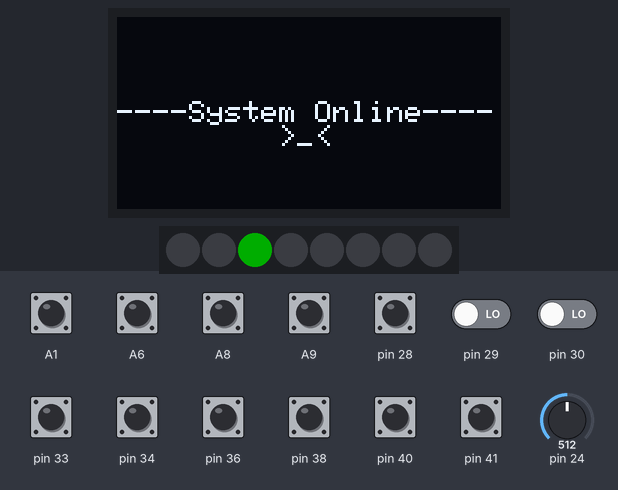
The sketch below on a simulated Teensy 4. Shown: 128×64 one-colour display, 8 RGB LEDs in strip order, left to right. The test bench sets the inputs (shaded band); at power-on: A1, A6, A8, A9, pin 28, pin 33, pin 34, pin 36, pin 38, pin 40, pin 41 HIGH, pin 29, pin 30 LOW, pin 24 = 512. Dim RGB values are drawn brighter than linear; the strip is taken to match the declared colour order; what the sketch prints to the serial monitor is not drawn.

Above: at 4.2 s.
4.3 s: A1 pulled LOW for 0.15 s
At 5.7 s:
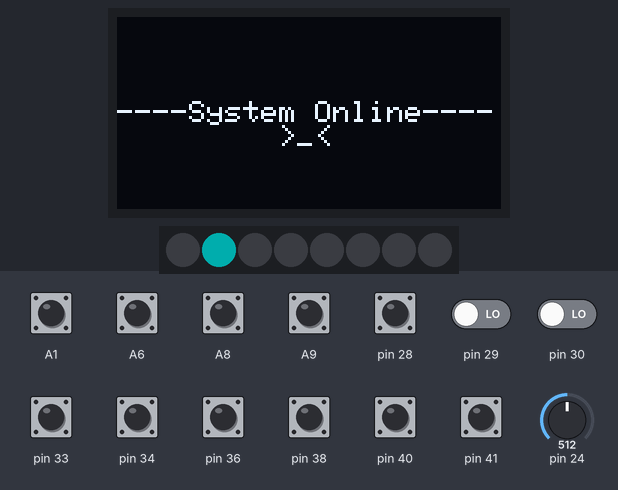
7.4 s: A6 pulled LOW for 0.15 s
At 7.9 s:
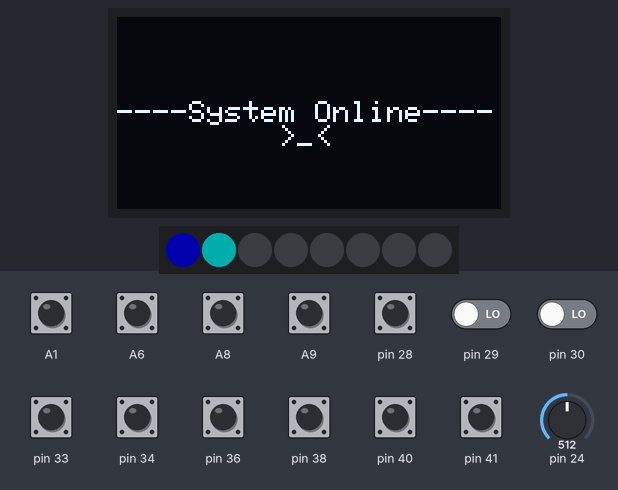
10.5 s: pin 33 pulled LOW for 0.15 s
At 11.2 s:
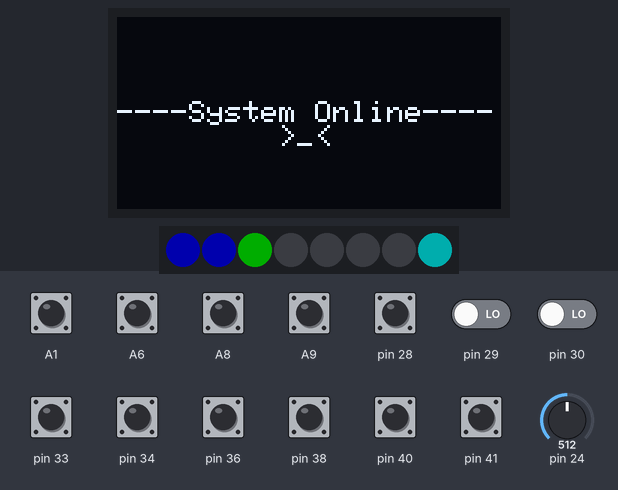
13.6 s: pin 28 pulled LOW for 0.15 s
At 14.5 s:
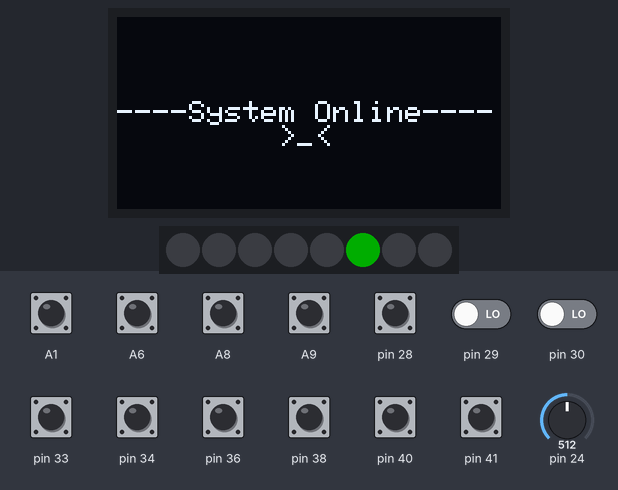
16.1 s: pin 34 pulled LOW for 0.15 s
19.2 s: pin 36 pulled LOW for 0.15 s
At 23.13 s:
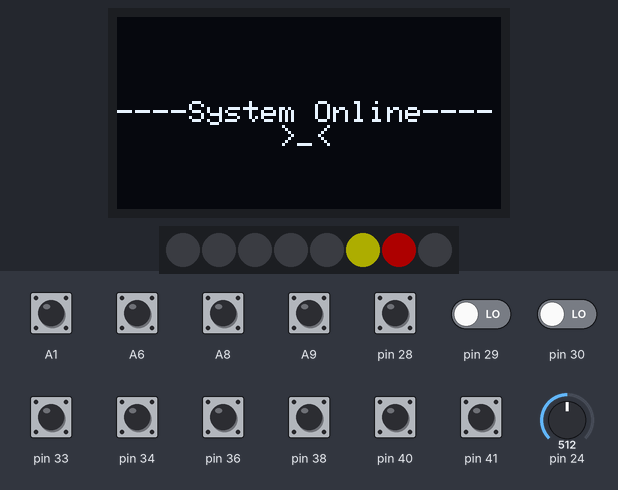
Timing chart, 0 to 23.3 s (numbered marks = the images above; inputs shaded):
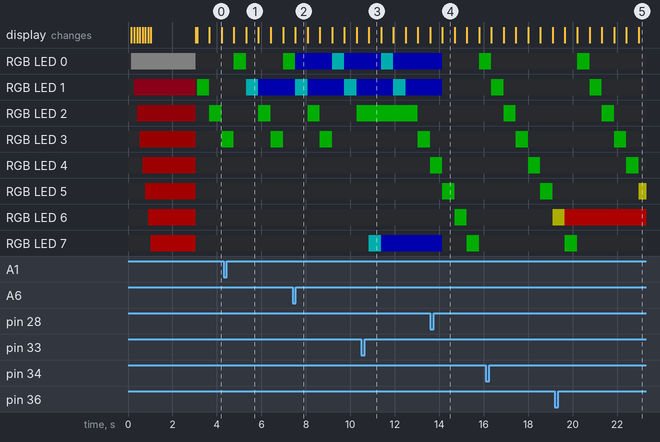

The sketch:

al_Project_miniLab_moreStepDrumSequencer_May4th_FinalVersion.ino
```cpp
// steve's classes
#include "StevesAwesomeButton.h"
#include "StevesAwesomePotentiometer.h"
#include "StevesAwesomeRotaryEncoder.h"
#include "Stepper.h"
//other libraries
#include <SPI.h>
#include <Wire.h>
#include <Adafruit_GFX.h>
#include <Adafruit_SSD1306.h>
#include <Adafruit_NeoPixel.h>
Adafruit_NeoPixel neopixel = Adafruit_NeoPixel(8, 32, NEO_RGB);  // neo_RGB

//for display， Wire1 used, save Wire for mcp23017   Makes things easier, Wire -> mcp23017, Wire1 -> display, instead of on a single i2c bus
#define SCREEN_WIDTH 128                                                    // OLED display width, in pixels
#define SCREEN_HEIGHT 64                                                    // OLED display height, in pixels
#define OLED_RESET -1                                                       // Reset pin # (or -1 if sharing Arduino reset pin)
#define SCREEN_ADDRESS 0x3C                                                 ///< See datasheet for Address; 0x3D for 128x64, 0x3C for 128x32 // for the 4 dollar screen we are using, need to use 0x3C
Adafruit_SSD1306 display(SCREEN_WIDTH, SCREEN_HEIGHT, &Wire1, OLED_RESET);  // see:    for using multiple i2c, we can modify the display i2c bus, from Wire to Wire1 or Wire2
                                                                            // https://www.pjrc.com/teensy/td_libs_Wire.html

//Rotary Encodder Objects
StevesAwesomeRotaryEncoder rotaryEncoderMaster(29, 30, 0);

//buttons, using awesome button class
StevesAwesomeButton cButton(20, 0, INPUT_PULLUP);
StevesAwesomeButton dButton(15, 1, INPUT_PULLUP);
StevesAwesomeButton eButton(41, 2, INPUT_PULLUP);
StevesAwesomeButton fButton(40, 3, INPUT_PULLUP);
StevesAwesomeButton gButton(38, 4, INPUT_PULLUP);
StevesAwesomeButton aButton(36, 5, INPUT_PULLUP);
StevesAwesomeButton bButton(34, 6, INPUT_PULLUP);
StevesAwesomeButton c2Button(33, 7, INPUT_PULLUP);


StevesAwesomeButton *keyboardButtons[8] = {
  &cButton, &dButton, &eButton, &fButton,
  &gButton, &aButton, &bButton, &c2Button
};

StevesAwesomeButton optionKeySwitch1(22, 0, INPUT_PULLUP);
StevesAwesomeButton optionKeySwitch2(23, 0, INPUT_PULLUP);
StevesAwesomeButton encoderButtonMaster(28, 0, INPUT_PULLUP);  //encoder 0


//colors:
//on step color red:
//if note on: note on color, else: note off color
uint32_t red = 0x00FF00;  //neopixel color code position: ggrrbb, different than coventional color code:rrggbb
//channel-0 colors:
uint32_t color0a = 0x0000FF;  //blue
uint32_t color0b = 0x00FFFF;  //blue + red

//channel-1 colors:
uint32_t color1a = 0xFF0000;  // green
uint32_t color1b = 0xFFFF00;  // green+red


//channel-2 colors:
uint32_t color2a = 0xFF00FF;
uint32_t color2b = 0xFFFFFF;

// base color, no note played, not on current step, will be white
uint32_t emptyColor = 0x000000;  //

uint32_t channelNoteColor = 0x0000FF;
uint32_t currentStepColor = 0x00FFFF;

int previousStep;

// automatic control based on time
const int stepNumber = 8;
Stepper stepper(stepNumber, 350);    //stepper for smoothing the fader when we are pushing it, we call lock() to lock the pot value every 0.25 second
bool somethingJustDisplayed = true;  // a boolean for screen graph, once a displayReading() is called, it will return true
int timePerStep = 125;

int a;  // variable for pot reading

int groupStepIndex = 0;  // 0 for step 1-8, 1 for step 9-16
int note[3] = { 36, 38, 42 };

const int channelNumber = 3;  // how many drum channels
int channelDisplayed = 0;     // 0-1-2, 3 channels in total

bool buttonOn[channelNumber][stepNumber] = {
  { false, false, false, false, false, false, false, false },
  { false, false, false, false, false, false, false, false },
  { false, false, false, false, false, false, false, false },
};

int stepsPerGroup[3] = { 4, 4, 4 };
int indexUpTo;


void setup() {

  //Serial
  Serial.begin(9600);
  // Serial.println("Serial.begin()");
  stepper.stepHandler(onStep);


  if (!display.begin(SSD1306_SWITCHCAPVCC, SCREEN_ADDRESS)) {
    Serial.println(F("SSD1306 allocation failed"));
    for (;;)
      ;  // Don't proceed, loop forever
  }
  //keyboard buttons
  for (int i = 0; i < 8; i++) {
    keyboardButtons[i]->pressHandler(notePress);
  }

  // // other buttons
  optionKeySwitch1.pressHandler(optionKeySwitch1Press);
  optionKeySwitch2.pressHandler(optionKeySwitch2Press);
  encoderButtonMaster.pressHandler(encoderButtonMasterPress);

  //encoder
  rotaryEncoderMaster.rightClickHandler(encoderMasterRightClick);
  rotaryEncoderMaster.leftClickHandler(encoderMasterLeftClick);

  //neopixels
  neopixel.begin();
  neopixel.clear();
  neopixel.setBrightness(50);
  neopixel.setPixelColor(0, 30, 30, 30);
  delay(125);
  neopixel.show();
  neopixel.setPixelColor(1, 60, 0, 15);
  delay(125);
  neopixel.show();
  neopixel.setPixelColor(2, 90, 0, 10);
  delay(125);
  neopixel.show();
  neopixel.setPixelColor(3, 120, 0, 5);
  delay(125);
  neopixel.show();
  neopixel.setPixelColor(4, 150, 0, 0);
  delay(125);
  neopixel.show();
  neopixel.setPixelColor(5, 180, 0, 0);
  delay(125);
  neopixel.show();
  neopixel.setPixelColor(6, 210, 0, 0);
  delay(125);
  neopixel.show();
  neopixel.setPixelColor(7, 240, 0, 0);
  delay(125);
  neopixel.show();
  delay(2000);
  neopixel.clear();
  neopixel.show();

  //oled
  display.clearDisplay();

  display.setTextSize(1);
  display.setTextColor(SSD1306_WHITE);
  display.setCursor(0, 28);
  display.println(F("----System Online----"));
  display.println(F("         >_<         "));
  display.display();

  Serial.println("---system now online---");

  stepper.stepReset();
}

void loop() {
  rotaryEncoderMaster.process();  //check step number for the sequence
  checkTimePerStep();             //modify time per setp by pushing the fader(pot)
  checkButtons();
  checkGroupSteps();
  stepper.process();
}

void encoderMasterLeftClick(int k) {
}

void encoderMasterRightClick(int k) {
  // if (stepNumber == maxStepNumber) {
  //   return;  // if stepNumber is at max in the range, stop excuting the mutator
  // }
  // allNotesOff();  //stop all currently sending midi notes;
  // int newStepNumber = stepNumber + 4;
  // newStepNumber = constrain(newStepNumber, minStepNumber, maxStepNumber);
  // //update the array
  // for (int i = 0; i < channelNumber; i++) {
  //   for (int j = stepNumber; j < newStepNumber; j++) {
  //     buttonOn[i][j] = false;
  //   }
  // }

  // //reset the stepper
  // stepper.stepChange(newStepNumber);
  // stepper.stepReset();
}

void allNotesOff() {
  for (int i = 0; i < channelNumber; i++) {
    for (int j = 0; j < stepNumber; j++) {
      if (buttonOn[i][j] == true) {
        usbMIDI.sendNoteOff(note[i], 0, 1);
      }
    }
  }
}

void allNeopixelOff() {
  for (int i = 0; i < 8; i++) {
    neopixel.setPixelColor(i, 0, 0, 0);
  }
}


void checkTimePerStep() {
  a = analogRead(A10);
  a = map(a, 0, 1023, 100, 1000);
  stepper.setTimePerStep(a);
}

void checkButtons() {
  for (int i = 0; i < 8; i++) {
    keyboardButtons[i]->process();
  }

  optionKeySwitch1.process();
  optionKeySwitch2.process();
  encoderButtonMaster.process();
}

void notePress(int num) {
  if (groupStepIndex == 1) {
    buttonOn[channelDisplayed][num + 8] = !buttonOn[channelDisplayed][num + 8];
  } else {
    buttonOn[channelDisplayed][num] = !buttonOn[channelDisplayed][num];
  }
}

void optionKeySwitch1Press(int num) {
}

void optionKeySwitch2Press(int num) {
  for (int i = 0; i < channelNumber; i++) {
    for (int j = 0; j < stepNumber; j++) {
      buttonOn[i][j] = false;
    }
  }
  allNeopixelOff();
  allNotesOff();
}


void encoderButtonMasterPress(int num) {
  channelDisplayed = channelDisplayed + 1;
  if (channelDisplayed == 3) {
    channelDisplayed = 0;
  }

  Serial.print("changed to channel of index: ");
  Serial.println(channelDisplayed);
  if (channelDisplayed == 0) {
    channelNoteColor = color0a;
    currentStepColor = color0b;
  }
  if (channelDisplayed == 1) {
    channelNoteColor = color1a;
    currentStepColor = color1b;
  }
  if (channelDisplayed == 2) {
    channelNoteColor = color2a;
    currentStepColor = color2b;
  }
  allNeopixelOff();
}


void onStep(int currentTimeStep) {  // on step, check current drum array, and send notes is it is true state

  int currentStep = currentTimeStep;
  if (currentStep >= stepsPerGroup[channelDisplayed]) {
    currentStep = currentTimeStep - stepsPerGroup[channelDisplayed];
  }


  previousStep = currentStep - 1;
  if (previousStep < 0) {
    previousStep = stepsPerGroup[channelDisplayed] - 1;
  }

  for (int i = 0; i < channelNumber; i++) {
    if (buttonOn[i][currentStep] == true) {
      usbMIDI.sendNoteOff(note[i], 0, 1);
      usbMIDI.sendNoteOn(note[i], 127, 1);
    } else {
      usbMIDI.sendNoteOff(note[i], 0, 1);
    }
  }

  if (buttonOn[channelDisplayed][currentStep] == true) {
    neopixel.setPixelColor(currentStep, currentStepColor);
  } else {
    neopixel.setPixelColor(currentStep, red);
  }

  if (buttonOn[channelDisplayed][previousStep] == true) {
    neopixel.setPixelColor(previousStep, channelNoteColor);
  } else {
    neopixel.setPixelColor(previousStep, emptyColor);
  }

  neopixel.show();
}
void checkGroupSteps() {
  for (int j = 0; j < 8; j++) {
    if (buttonOn[channelDisplayed][j] == true) {
      indexUpTo = j;
    }
  }
  int a = 3;
  if (indexUpTo > a) {
    stepsPerGroup[channelDisplayed] = 8;
  } else {
    stepsPerGroup[channelDisplayed] = 4;
    for (int i = 4; i < 8; i++) {
      neopixel.setPixelColor(i, 0, 0, 0);
    }
  }
}


// void onMaxStep() {
//   // displayReading(4, 0, 0, 0, 0);
// }


// void displayReading(byte mode, byte potNum, byte encoderDirection, int encoderValue, int noteName) {
//   if (mode == 1) {  // screen print pot value
//     display.clearDisplay();

//     display.setTextSize(1);
//     display.setTextColor(SSD1306_WHITE);
//     display.setCursor(0, 25);
//     display.println(F("pot Value reading: "));
//     int k = lastPotVals[potNum];
//     display.println(k);

//     display.display();
//     somethingJustDisplayed = true;
//   } else if (mode == 2) {  // screen print encoder value
//     display.clearDisplay();

//     display.setTextSize(1);
//     display.setTextColor(SSD1306_WHITE);
//     display.setCursor(0, 25);
//     display.println(F("encoder reading~~~ "));
//     display.print(F("Direction: "));
//     if (encoderDirection == 1) {
//       display.println(F("CW"));
//     } else if (encoderDirection == 2) {
//       display.println(F("ACW"));
//     } else if (encoderDirection == 3) {
//       display.println(F("click"));
//     }
//     display.print(F("Counter: "));
//     display.print(encoderValue);

//     display.display();
//     somethingJustDisplayed = true;
//   } else if (mode == 3) {  // screen print  value
//     // display.clearDisplay();

//     // display.setTextSize(1);
//     // display.setTextColor(SSD1306_WHITE);
//     // display.setCursor(0, 25);
//     // if (octaveCounter > 0) {
//     //   display.print(F("Octave up: +"));
//     //   display.print(octaveCounter);
//     // } else if (octaveCounter < 0) {
//     //   display.print(F("Octave down: "));
//     //   display.print(octaveCounter);

//     // } else if (octaveCounter == 0) {
//     //   display.println(F("Default Octave Position"));
//     // }

//     // display.display();
//     // somethingJustDisplayed = true;
//   } else if (mode == 4) {  // dispay something when there is no input
//     display.clearDisplay();

//     display.setTextSize(1);
//     display.setTextColor(SSD1306_WHITE);
//     display.setCursor(0, 28);
//     display.println(F("--waiting for input--"));
//     display.println(F("        (-_- )       "));

//     display.display();
//     somethingJustDisplayed = true;
//   } else if (mode == 5) {  //display midi note
//     display.clearDisplay();

//     display.setTextSize(1);
//     display.setTextColor(SSD1306_WHITE);
//     display.setCursor(0, 28);
//     display.print(F("  press note  "));
//     display.println(noteName);

//     display.display();
//     somethingJustDisplayed = true;
//   }
// }
```

Stepper.cpp
```cpp
#include "Stepper.h"


Stepper::Stepper(int _numSteps, int _timePerStep) {
  numSteps = _numSteps;
  timePerStep = _timePerStep;
  lastStepTime = 0;
}

void Stepper::process() {
  if (millis() > lastStepTime + timePerStep) {
    lastStepTime = millis();
    nextStep();
    stepCallback(currentStep);
  }
}

void Stepper::nextStep() {
  currentStep++;
  if (currentStep == numSteps) {
    currentStep = 0;
  }
}

void Stepper::setTimePerStep(int _timePerStep) {
  timePerStep = _timePerStep;
}

void Stepper::stepHandler(void (*f)(int)) {
  stepCallback = *f;
}

void Stepper::stepReset() {
  currentStep = 0;
}

void Stepper::stepChange(int _newStepNumber){
  numSteps = _newStepNumber;
}
```

Stepper.h
```cpp
#ifndef Stepper_h
#define Stepper_h

#include "Arduino.h"

class Stepper {
public:
  Stepper(int _numSteps, int _timePerStep);
  void process();
  void nextStep();
  void stepHandler(void (*f)(int));
  void (*stepCallback)(int);
  void setTimePerStep(int _timePerStep);
  void stepReset();
  void stepChange(int _newStepNumber);

  int numSteps;
  int currentStep;
  int timePerStep;
  unsigned long lastStepTime;
};

#endif
```

StevesAwesomeButton.cpp
```cpp
#include "Arduino.h"
#include "StevesAwesomeButton.h"

StevesAwesomeButton::StevesAwesomeButton(int _buttonPin, int _buttonNum, int _buttonType)
{
  buttonPin = _buttonPin;
  buttonNum = _buttonNum;
  buttonState = 0;
  lastButtonState = 0;
  buttonType = _buttonType;

  if (buttonType == INPUT) {
    onState = HIGH;
    offState = LOW;
  } else {
    onState = LOW;
    offState = HIGH;
  }

  pinMode(buttonPin, buttonType);
}


StevesAwesomeButton::StevesAwesomeButton(int _buttonPin, int _buttonNum)
{
  buttonPin = _buttonPin;
  buttonNum = _buttonNum;
  buttonState = 0;
  lastButtonState = 0;

  // this constructor has no buttonType arg so we assume its an INPUT
  buttonType = INPUT;
  onState = HIGH;
  offState = LOW;

  pinMode(buttonPin, buttonType);
}

void StevesAwesomeButton::process()
{
  lastButtonState = buttonState;
  buttonState = digitalRead(buttonPin);

  if (lastButtonState == offState && buttonState == onState) {
    if (pressCallback != NULL) pressCallback(buttonNum);
    delay(5);
  }
  else if (lastButtonState == onState && buttonState == onState) {
    if (holdCallback != NULL) holdCallback(buttonNum);
    delay(5);
  }
  else if (lastButtonState == onState && buttonState == offState) {
    if (releaseCallback != NULL) releaseCallback(buttonNum);
    delay(5);
  }
}

void StevesAwesomeButton::pressHandler(void (*f)(int))    //button down
{
  pressCallback = *f;
}

void StevesAwesomeButton::holdHandler(void (*f)(int))  //button hold
{
  holdCallback = *f;
}

void StevesAwesomeButton::releaseHandler(void (*f)(int))  //button release
{
  releaseCallback = *f;
}
```

StevesAwesomeButton.h
```cpp
#ifndef StevesAwesomeButton_h
#define StevesAwesomeButton_h

#include "Arduino.h"

class StevesAwesomeButton
{
  public:
    StevesAwesomeButton(int _buttonPin, int _buttonNum, int _buttonType);
    StevesAwesomeButton(int _buttonPin, int _buttonNum);

    void process();

    void pressHandler(void (*f)(int));
    void holdHandler(void (*f)(int));
    void releaseHandler(void (*f)(int));
    void (*pressCallback)(int);
    void (*holdCallback)(int);
    void (*releaseCallback)(int);

  private:
    int buttonPin;
    int buttonNum;
    bool buttonState;
    bool lastButtonState;
    int buttonType;
    bool onState;
    bool offState;
};

#endif
```

StevesAwesomePotentiometer.cpp
```cpp
#include "StevesAwesomePotentiometer.h"
#include "Arduino.h"

StevesAwesomePotentiometer::StevesAwesomePotentiometer(int _pin, int _num) {
  pin = _pin;
  num = _num;
}

void StevesAwesomePotentiometer::update() {
  lastActualAnalogVal = actualAnalogVal;
  actualAnalogVal = analogRead(pin);
  if (locked) {
    // Serial.println("locked");
    if (abs(lockedAtVal - actualAnalogVal) > releaseLockAmount) locked = false;
  } else {
    // Serial.println("not locked");
    if (lastActualAnalogVal != actualAnalogVal) turnCallback(num, actualAnalogVal);
  }
}

void StevesAwesomePotentiometer::lock() {
  locked = true;
  lockedAtVal = analogRead(pin);
}


void StevesAwesomePotentiometer::turnHandler(void (*f)(int, int)) {
  turnCallback = *f;
}
```

StevesAwesomePotentiometer.h
```cpp
#ifndef StevesAwesomePotentiometer_h
#define StevesAwesomePotentiometer_h

class StevesAwesomePotentiometer {
public:
  StevesAwesomePotentiometer(int _pin, int _num);
  void update();
  void turnHandler(void (*f)(int, int));
  void lock();


private:
  int releaseLockAmount = 25;
  int lockBackAmount = 5;
  int lockBackCounter = 0;
  int actualAnalogVal = 0;
  int lastActualAnalogVal = 0;
  bool locked = false;
  int lockedAtVal;
  int pin;
  int num;
  void (*turnCallback)(int, int);
};

#endif
```

StevesAwesomeRotaryEncoder.cpp
```cpp
#include "Arduino.h"
#include "StevesAwesomeRotaryEncoder.h"

StevesAwesomeRotaryEncoder::StevesAwesomeRotaryEncoder(int _pin1, int _pin2, int _encoderNumb)
{
  pin1 = _pin1;
  pin2 = _pin2;
  encoderNumb = _encoderNumb;

  oldPosition = -1;
  newPosition = -1;
  subCount = 0;
  totalCount = 0;

  pinMode(pin1, INPUT);
  digitalWrite(pin1, HIGH);
  pinMode(pin2, INPUT);
  digitalWrite(pin2, HIGH);
}

void StevesAwesomeRotaryEncoder::leftClickHandler(void (*f)(int))
{
  leftClickCallback = *f;
}

void StevesAwesomeRotaryEncoder::rightClickHandler(void (*f)(int))
{
  rightClickCallback = *f;
}

void StevesAwesomeRotaryEncoder::process()
{
  newPosition = (digitalRead(pin2) * 2) + digitalRead(pin1);

  if (newPosition != oldPosition) {

    int isFwd = ((oldPosition == 0) && (newPosition == 1)) ||
                ((oldPosition == 1) && (newPosition == 3)) ||
                ((oldPosition == 3) && (newPosition == 2)) ||
                ((oldPosition == 2) && (newPosition == 0));

    if (isFwd == true) subCount++;
    else if (isFwd == false) subCount--;

    if (subCount == -4) {
      subCount = 0;
      rightClickCallback(encoderNumb);
    } else if (subCount == 4) {
      subCount = 0;
      leftClickCallback(encoderNumb);
    }
    oldPosition = newPosition;
  }
}
```

StevesAwesomeRotaryEncoder.h
```cpp
#ifndef StevesAwesomeRotaryEncoder_h
#define StevesAwesomeRotaryEncoder_h

#include "Arduino.h"

class StevesAwesomeRotaryEncoder
{
  public:

    StevesAwesomeRotaryEncoder(int _pin1, int _pin2, int _encoderNumb);
    void process();
    void leftClickHandler(void (*f)(int));
    void rightClickHandler(void (*f)(int));
    void (*leftClickCallback)(int);
    void (*rightClickCallback)(int);

  private:

    int pin1;
    int pin2;
    int newPosition;
    int oldPosition;
    int subCount;
    int totalCount;
    int encoderNumb;
};

#endif
```

Measured:
- what the display in image 0 shows lasts 0.5 s, from 3.7 s to 4.2 s
